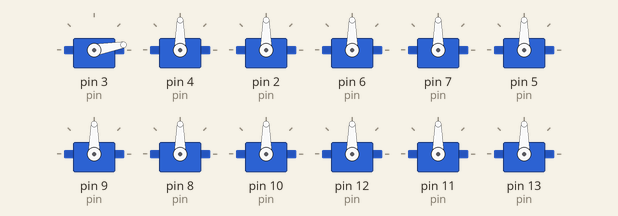
Recording of a sketch running on a simulated Arduino Uno, built with avr-gcc and run on an emulated ATmega328P. Shown: 12 × servo. What the sketch prints to the serial monitor is not drawn.

Above: at 0.65 s.
At 2.15 s:
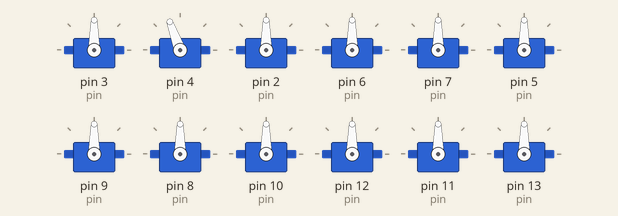
At 3.75 s:
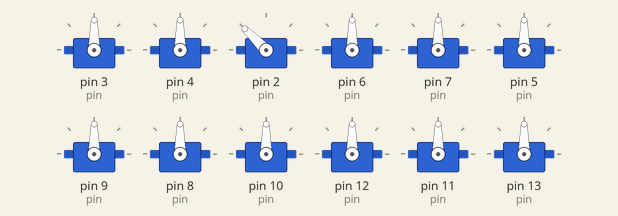
At 7.45 s:
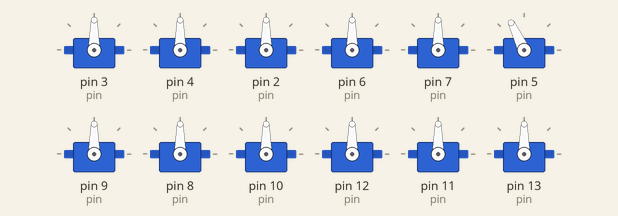
At 11.05 s:
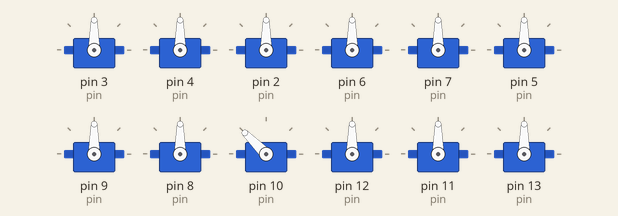
At 14.75 s:
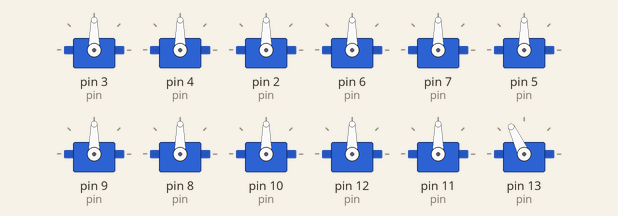
Timing chart, 0 to 26.1 s (numbered marks = the images above):
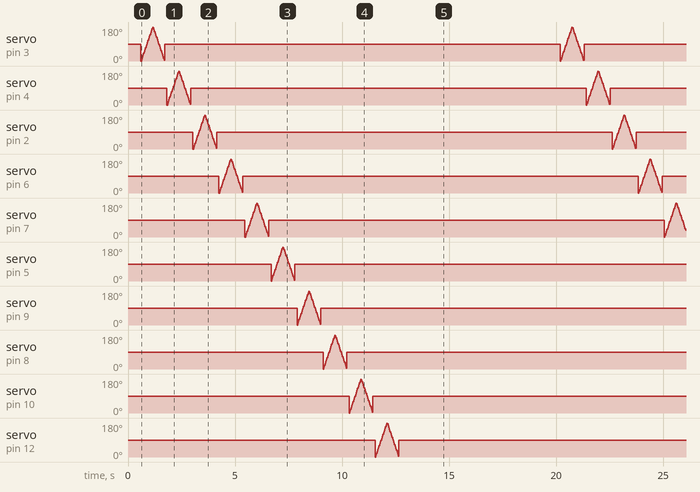

The sketch:

1_servo_test.ino
```cpp
#include <Servo.h>

Servo servo[4][3];
const int pin[4][3] = {{3,4,2},{6,7,5},{9,8,10},{12,11,13}};

void setup() {
  Serial.begin(115200);
  for (int i = 0; i < 4; i++)
    for (int j = 0; j < 3; j++) {
      servo[i][j].attach(pin[i][j]);
      servo[i][j].write(90);
      delay(50);
    }
  Serial.println(F("SERVO_TEST_READY"));
}

void sweep(int leg, int jnt) {
  Serial.print(F("L"));
  Serial.print(leg);
  Serial.print(F("J"));
  Serial.print(jnt);
  Serial.print(F(" P"));
  Serial.print(pin[leg][jnt]);
  Serial.print(F(": "));
  for (int p = 0; p <= 180; p += 5) { servo[leg][jnt].write(p); delay(15); }
  for (int p = 180; p >= 0; p -= 5) { servo[leg][jnt].write(p); delay(15); }
  servo[leg][jnt].write(90);
  Serial.println(F("OK"));
  delay(100);
}

void loop() {
  for (int i = 0; i < 4; i++)
    for (int j = 0; j < 3; j++)
      sweep(i, j);
  Serial.println(F("CYCLE_DONE"));
  delay(5000);
}
```
